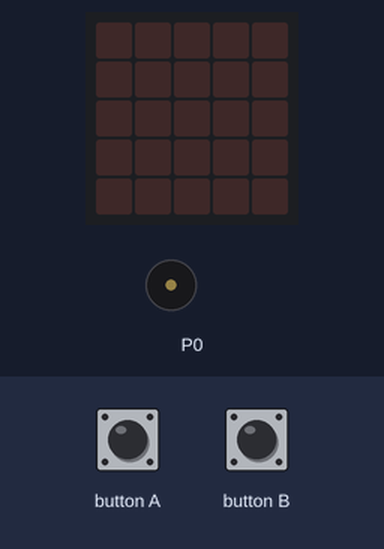
The program below on a simulated BBC micro:bit (MakeCode). Shown: the board's 5×5 LED display, buzzer (waves = sounding). The inputs (shaded band) are chosen by the test bench.

Above: at 1.2 s.
1.3 s: button B pressed for 0.15 s
At 4.0 s:
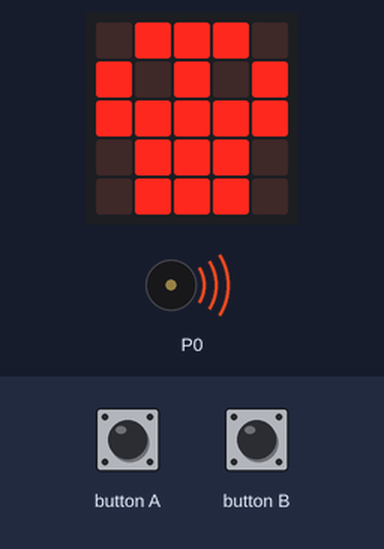
4.4 s: button A pressed for 0.15 s
At 7.3 s:
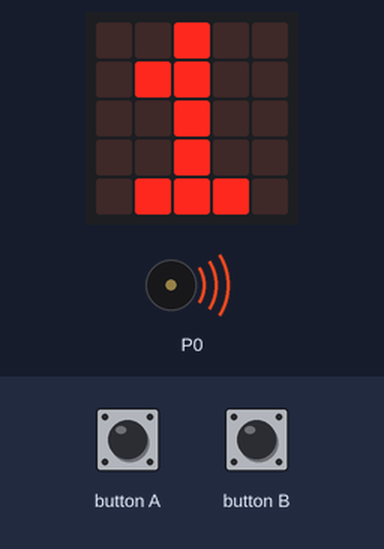
7.5 s: button A pressed for 0.15 s
At 11.4 s:
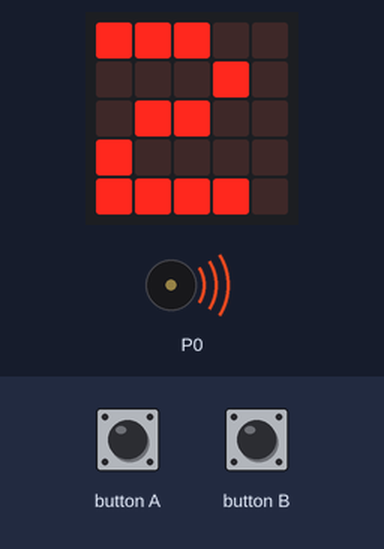
Timing chart, 0 to 16.5 s (numbered marks = the images above; inputs shaded):
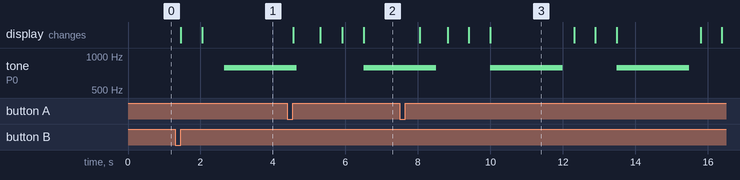

The program:

main.ts
```typescript
let 计数 = 0
input.onButtonPressed(Button.A, function () {
    计数 += 1
})
input.onButtonPressed(Button.B, function () {
    while (计数 != 0) {
        basic.pause(1000)
        music.playTone(988, music.beat(BeatFraction.Eighth))
        计数 += -1
    }
    for (let index = 0; index < 10; index++) {
        basic.showIcon(IconNames.Chessboard)
        basic.showIcon(IconNames.Skull)
        music.playTone(784, music.beat(BeatFraction.Breve))
    }
})
basic.forever(function () {
    if (计数 != 0) {
        basic.showNumber(计数)
    }
})
```

test.ts
```typescript
// 在此处测试；当此软件包作为插件使用时，将不会编译此软件包。
```

Measured:
- after the input at 1.3 s, tone on P0: silent → 784 Hz after 1.4 s; the display: first changes after 0.15 s (image 1 shows a later state)
- after the input at 4.4 s, the display: changes after 0.16 s (image 2)
